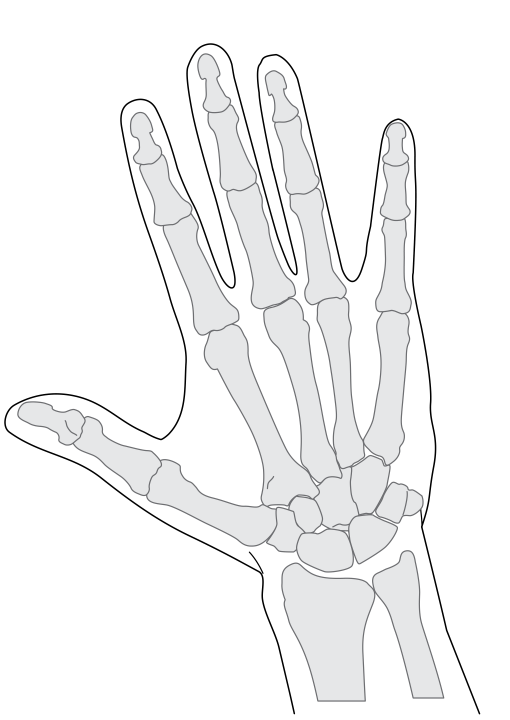
#> input picture image-library/experiments/anatomy-prototypes/who-standard-bases-20260612/clean-bases/01_hand-palmar.png, 1020 x 1440 px (shown at 1/2 size)
$ python -i pipeline.py   (imports and definitions only)
#> lines starting #> are read from the running program, lines starting #| are printed output that depends on the picture; after the words box and inside, x2 and y2 are one past the last pixel; in counts of white or black regions, pixels touching at a corner belong together
#!/usr/bin/env python3
"""董氏奇穴底圖套皮正式管線(2026-07-03 E 方案定案)。

流程(每張底圖一次,全部穴位共用):
  線稿底圖 → 輪廓控制圖(去骨線) → flux-canny-pro 生成皮膚
  → 還原座標系 → 去背純白 → 皮膚吸附真值輪廓 → 疊真值輪廓線+骨骼層
  → QC → 正式底圖(尺寸與原底圖相同,marker JSON 全部沿用)

用法:
  python3 pipeline.py plan [底圖名]            # 檢視/建議每張的 work_box 與 FLUX bucket
  python3 pipeline.py run <底圖名> [--reuse]   # 跑單張(--reuse 沿用已生成的皮膚,不花錢)
  python3 pipeline.py points <marked.json> <底圖final.png> <輸出.png>  # 驗證後疊穴位紅點
  python3 pipeline.py verify-points <marked.json> <底圖final.png> [檢查圖.png]

需要環境變數 REPLICATE_API_TOKEN(在 ~/.zshrc)。
"""
import json
import os
import re
import subprocess
import sys
import time
from pathlib import Path

import numpy as np
from PIL import Image, ImageChops, ImageDraw, ImageFilter

HERE = Path(__file__).parent
BASES_DIR = HERE.parent / "who-standard-bases-20260612" / "clean-bases"
CACHE = HERE / "cache"
OUT = HERE / "output"
QC = HERE / "qc"
SCALE = 6  # clean-bases PNG = viewBox x 6

CFG = json.loads((HERE / "bases.json").read_text())
#> (reads image-library/experiments/anatomy-prototypes/skin-pipeline/bases.json from the repository)
#> further down, picture is the input picture: PIL image 1020x1440 RGB; mean R, G, B 244, 244.2, 244.5
DEF = CFG["defaults"]


def cfgv(base_cfg, key):
    return base_cfg.get(key, DEF[key])


# [11 lines left out: function svg_viewbox, not called in this run]


def svg_viewbox_origin(name):
    ox, oy, _, _ = svg_viewbox(name)
    return ox, oy


# ---------- FLUX bucket 預測(輸出為 32 倍數、總像素約 1MP) ----------
# [37 lines left out: functions flux_buckets, suggest_work_box, not called in this run]


# ---------- 影像工具 ----------
def load_base(name):
    img = Image.open(BASES_DIR / f"{name}.png").convert("RGB")
    return img


# [162 lines left out: functions outline_and_bones, apply_work_box, open_side_seal, sealed_interior, span_interior, not called in this run]


def source_nonwhite_interior(base_img, thresh=250):
#> called with thresh = 250
    a = np.array(base_img.convert("RGB"))
    mask = np.any(a < thresh, axis=2)
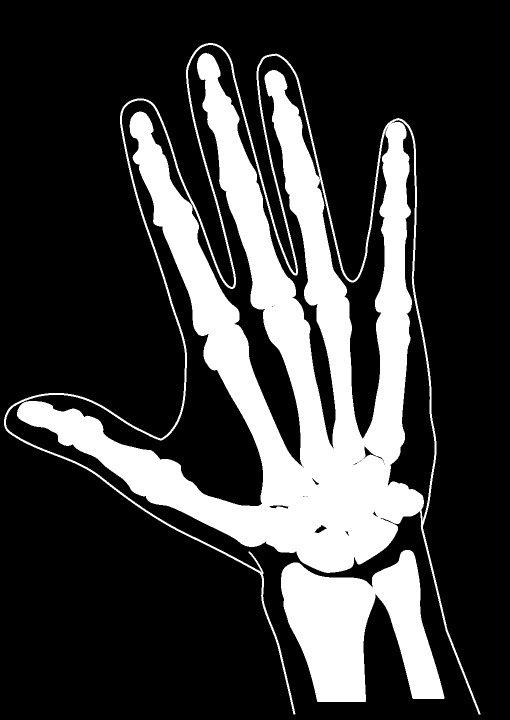
#> mask: shape (1440, 1020) bool (shown at 1/2 size); 23.5% white; 2 white regions, box (x1, y1, x2, y2) and area: (8, 86, 961, 1429) 289437, (562, 1100, 889, 1404) 55632
    im = Image.fromarray((mask * 255).astype("uint8"))
    im = im.filter(ImageFilter.MaxFilter(5)).filter(ImageFilter.MinFilter(5))
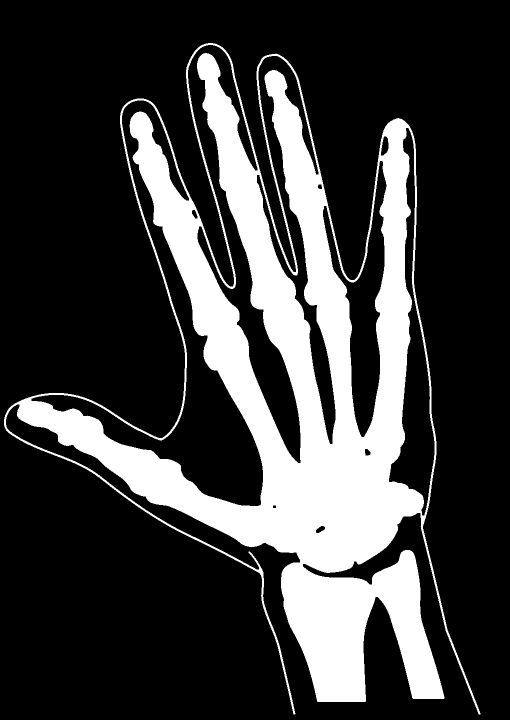
#> im: PIL image 1020x1440 L (shown at 1/2 size); 23.6% white; 1 white region, box (x1, y1, x2, y2) and area: (8, 86, 961, 1429) 346481
    return np.array(im) > 128


# [285 lines left out: functions interior_for, shiftf, snap_fill, replicate, cmd_plan, cmd_run and 4 more, not called in this run]


# [14 lines not run here, left out]

>>> from PIL import Image
>>> picture = Image.open('../who-standard-bases-20260612/clean-bases/01_hand-palmar.png')
>>> result = source_nonwhite_interior(picture)
